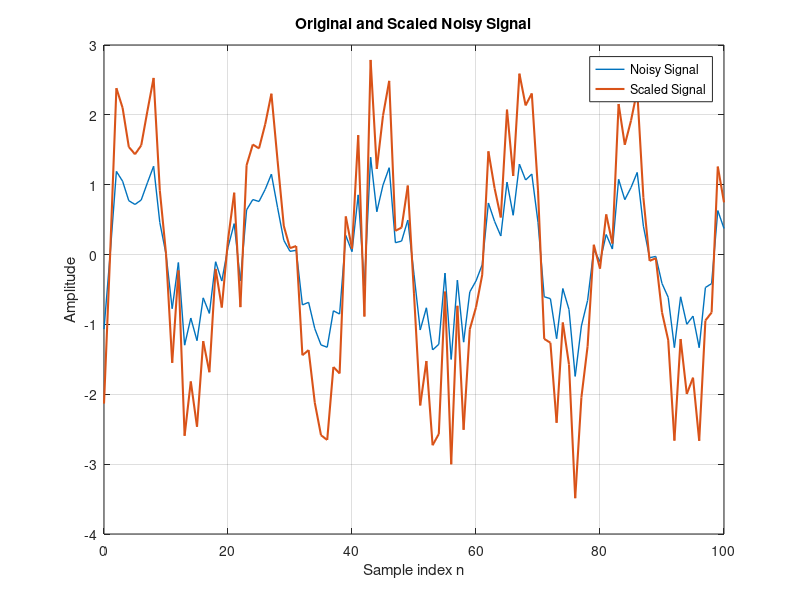
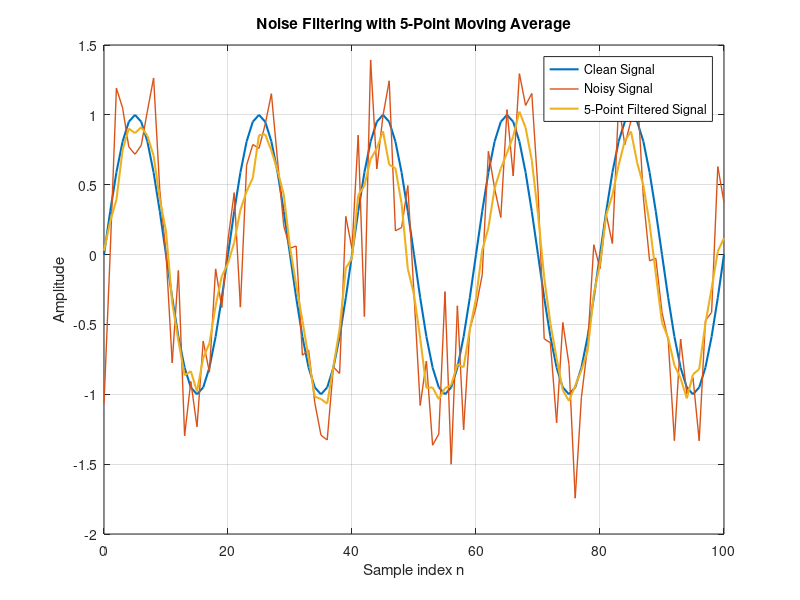
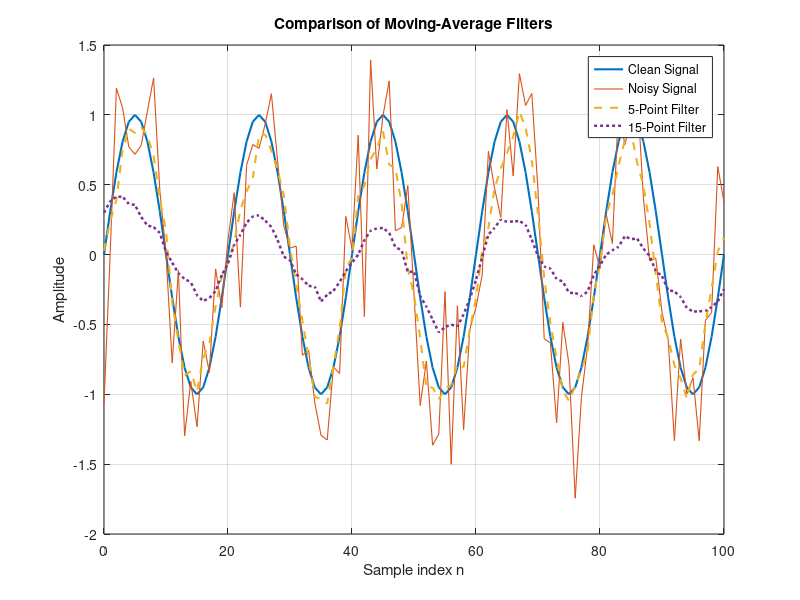
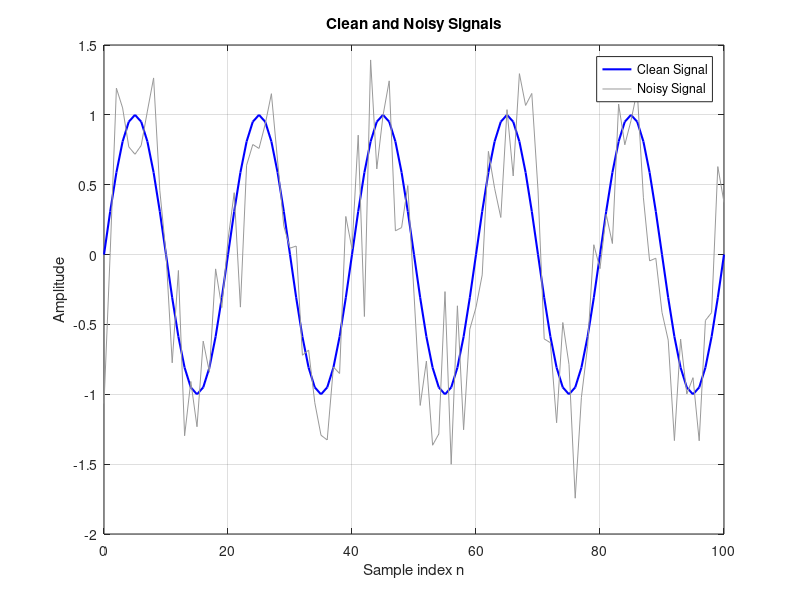

MATLAB code for these plots, in order:
clear;
close all;
clc;

% Use the same random noise each time
rng(1);

%% Create a clean discrete-time signal

n = 0:100;
clean = sin(0.1*pi*n);

%% Add noise

noise = 0.4*randn(size(n));
measured = clean + noise;

%% Display the clean and noisy signals

figure;

plot(n,clean,'b','LineWidth',1.5);
hold on;
plot(n,measured,'Color',[0.6 0.6 0.6]);

grid on;
xlabel('Sample index n');
ylabel('Amplitude');
title('Clean and Noisy Signals');
legend('Clean Signal','Noisy Signal');


%% Task 1 - Amplitude Scaling

scaled = 2 * measured;

figure;

plot(n, measured, 'LineWidth', 1);
hold on;
plot(n, scaled, 'LineWidth', 1.5);

grid on;
xlabel('Sample index n');
ylabel('Amplitude');
title('Original and Scaled Noisy Signal');
legend('Noisy Signal', 'Scaled Signal');

saveas(gcf, 'signal_operations.png');

%% Task 2 - Signal Delay

delay = 5;

delayed = [zeros(1,delay) measured];

n_measured = 0:length(measured)-1;
n_delayed = 0:length(delayed)-1;

figure;

plot(n_measured, measured, 'LineWidth', 1);
hold on;
plot(n_delayed, delayed, 'LineWidth', 1.5);

grid on;
xlabel('Sample index n');
ylabel('Amplitude');
title('Original and Delayed Signal');
legend('Noisy Signal', 'Delayed Signal');


%% Task 3 - Five-Point Moving-Average Filter

h5 = ones(1,5)/5;

filtered5 = conv(measured, h5, 'same');

figure;

plot(n, clean, 'LineWidth', 1.5);
hold on;
plot(n, measured, 'LineWidth', 1);
plot(n, filtered5, 'LineWidth', 1.5);

grid on;
xlabel('Sample index n');
ylabel('Amplitude');
title('Noise Filtering with 5-Point Moving Average');
legend('Clean Signal', 'Noisy Signal', '5-Point Filtered Signal');

saveas(gcf, 'noise_filtering.png');

%% Task 4 - Compare Filter Lengths

h15 = ones(1,15)/15;

filtered15 = conv(measured, h15, 'same');

figure;

plot(n, clean, 'LineWidth', 1.5);
hold on;
plot(n, measured, 'LineWidth', 0.8);
plot(n, filtered5, '--', 'LineWidth', 1.5);
plot(n, filtered15, ':', 'LineWidth', 1.8);

grid on;
xlabel('Sample index n');
ylabel('Amplitude');
title('Comparison of Moving-Average Filters');
legend('Clean Signal', 'Noisy Signal', ...
    '5-Point Filter', '15-Point Filter');

saveas(gcf, 'filter_comparison.png');
